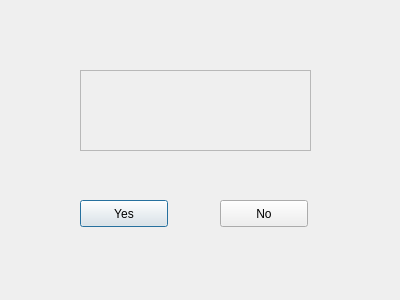
<?xml version="1.0" encoding="UTF-8"?>
<ui version="4.0">
 <class>ConfirmationDialogWindow</class>
 <widget class="QDialog" name="ConfirmationDialogWindow">
  <property name="geometry">
   <rect>
    <x>0</x>
    <y>0</y>
    <width>400</width>
    <height>300</height>
   </rect>
  </property>
  <property name="windowTitle">
   <string>Delete Confirmation</string>
  </property>
  <widget class="QPushButton" name="yesButton">
   <property name="geometry">
    <rect>
     <x>80</x>
     <y>200</y>
     <width>88</width>
     <height>27</height>
    </rect>
   </property>
   <property name="text">
    <string>Yes</string>
   </property>
  </widget>
  <widget class="QPushButton" name="noButton">
   <property name="geometry">
    <rect>
     <x>220</x>
     <y>200</y>
     <width>88</width>
     <height>27</height>
    </rect>
   </property>
   <property name="text">
    <string>No</string>
   </property>
  </widget>
  <widget class="QTextEdit" name="messageTextBox">
   <property name="enabled">
    <bool>false</bool>
   </property>
   <property name="geometry">
    <rect>
     <x>80</x>
     <y>70</y>
     <width>231</width>
     <height>81</height>
    </rect>
   </property>
  </widget>
 </widget>
 <resources/>
 <connections/>
</ui>
